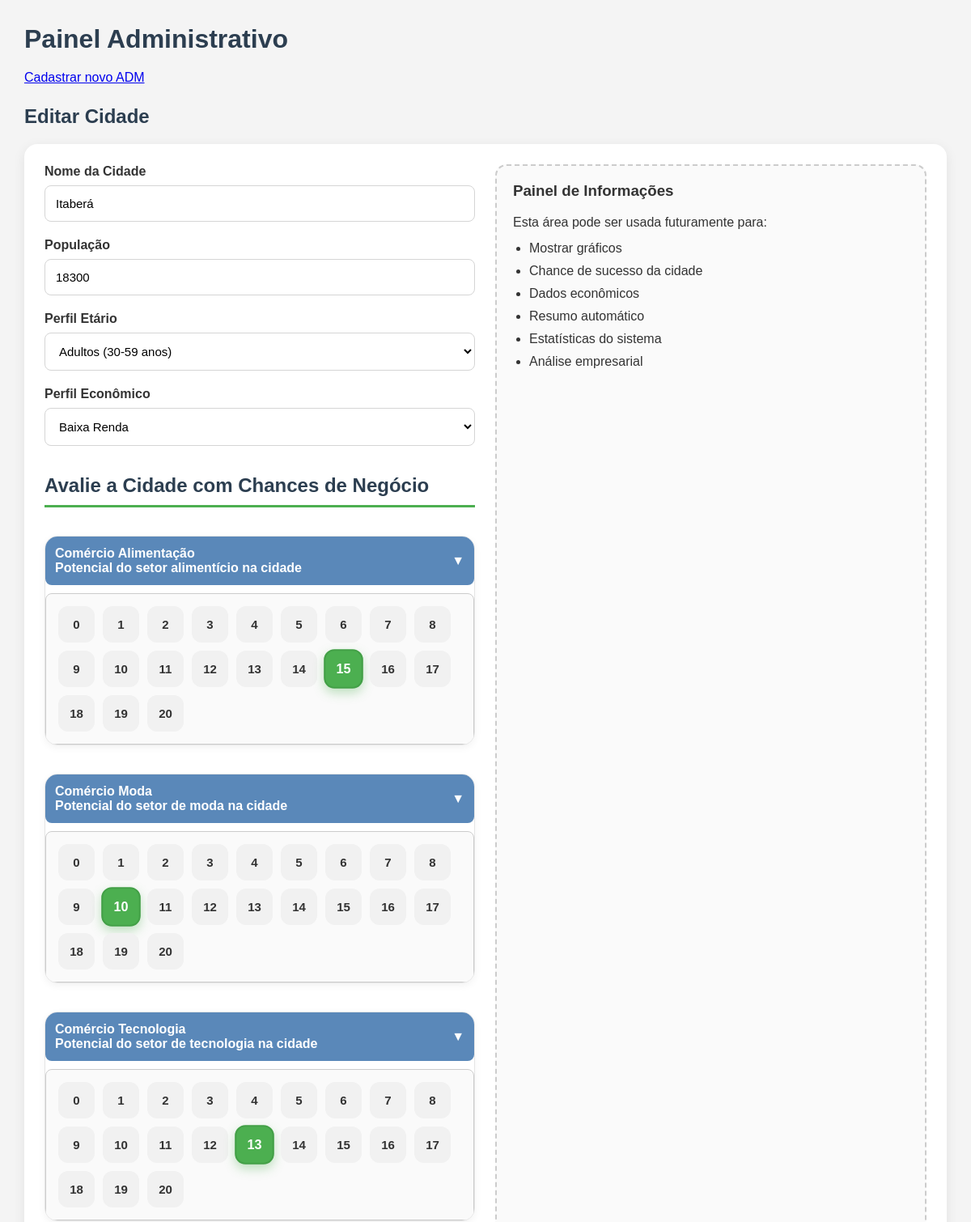
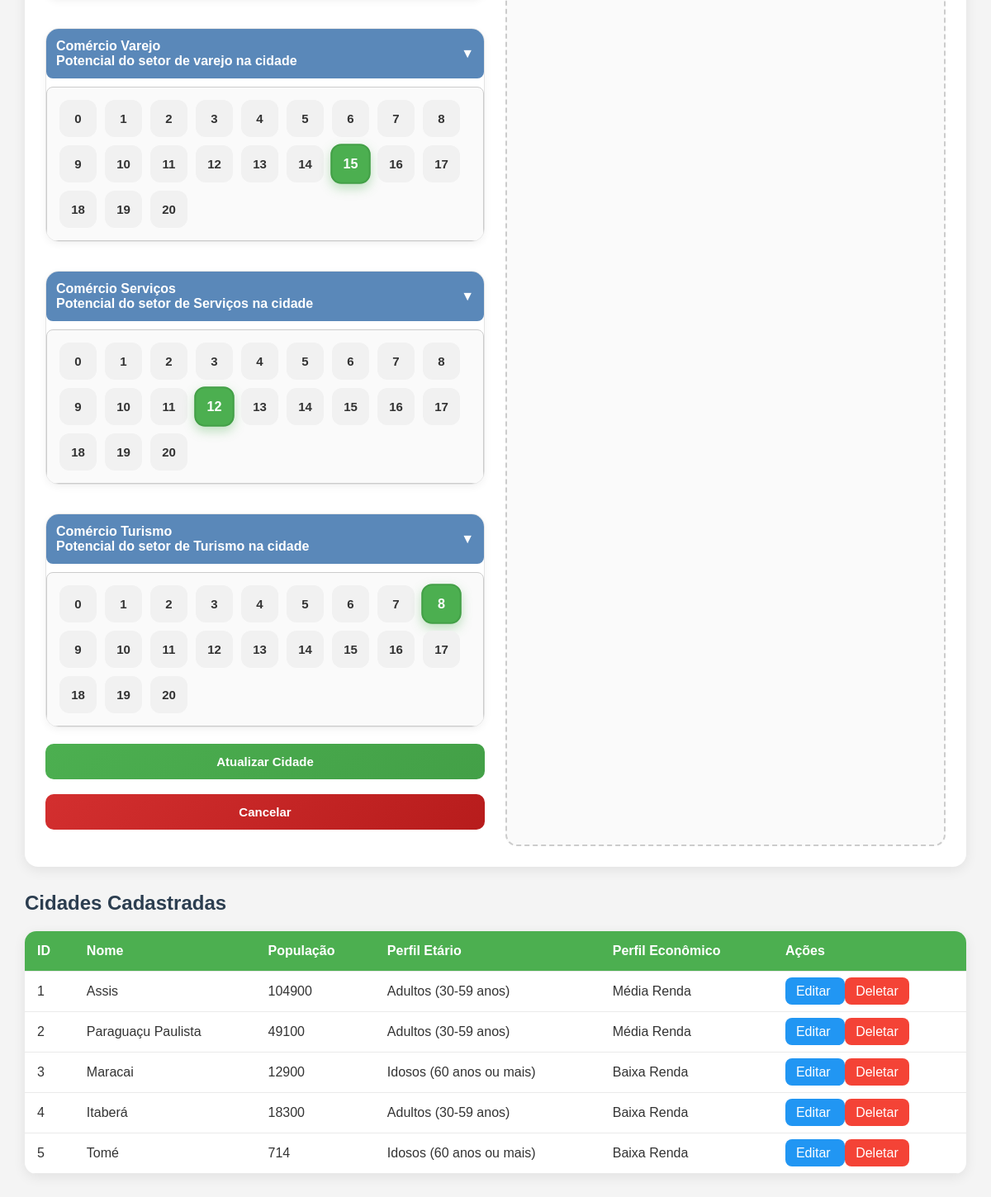
/Pages/adm/index.php?edit=4 (signed in), run on the app's committed database (2 pictures, top to bottom).
### tables this page shows
CREATE TABLE `cidades` (
  `id` int(11) NOT NULL,
  `nome` varchar(255) NOT NULL,
  `populacao_quant` int(11) NOT NULL,
  `perfil_etario` varchar(255) NOT NULL,
  `perfil_economico` varchar(255) NOT NULL,
  `comercio_alimentacao` int(11) NOT NULL,
  `comercio_moda` int(11) NOT NULL,
  `comercio_tecnologia` int(11) NOT NULL,
  `comercio_varejo` int(11) NOT NULL,
  `comercio_servicos` int(11) NOT NULL,
  `comercio_turismo` int(11) NOT NULL
);

### BE/Controller/adm/cidadeC.php (called while the page is built, shortened)
<?php
require_once __DIR__ . '/../../Model/adm/cidadeM.php';
class CidadeController {
    private $model;
    public function __construct() {
        $this->model = new CidadeModel();
    }
    public function index() {
        return $this->model->getAll();
    }
    public function edit($id) {
        return $this->model->getById($id);
    }
}

### BE/Model/adm/cidadeM.php (called while the page is built, shortened)
<?php
require_once __DIR__ . '/../../DB/Database.php';
class CidadeModel {
    private $pdo;
    public function __construct() {
        global $pdo;
        $this->pdo = $pdo;
    }
    public function getAll() {
        $stmt = $this->pdo->query("SELECT * FROM cidades");
        return $stmt->fetchAll(PDO::FETCH_ASSOC);
    }
    public function getById($id) {
        $stmt = $this->pdo->prepare("SELECT * FROM cidades WHERE id = ?");
        $stmt->execute([$id]);
        return $stmt->fetch(PDO::FETCH_ASSOC);
    }
}

### Pages/adm/index.php (the view, shortened to what this page needs)
<?php
require_once __DIR__ . '/../../BE/Controller/adm/cidadeC.php';
$controller = new CidadeController();
$cidadeEdit = null;
if (isset($_GET['edit'])) {
    $cidadeEdit = $controller->edit($_GET['edit']);
}
$cidades = $controller->index();
?>
<!DOCTYPE html>
<html lang="pt-br">
<head>
</head>
<body>
    <h1>Painel Administrativo</h1>
    <p><a href="../cadastroEMPRESA.php?cargo=ADM">Cadastrar novo ADM</a></p>
    <h2>
        <?= isset($cidadeEdit) && $cidadeEdit ? 'Editar Cidade' : 'Criar Nova Cidade' ?>
    </h2>
    <form method="POST">
        <div class="form-container">
            <div class="form-left">
                <div class="form-group">
                    <label>Nome da Cidade</label>
                    <input
                        type="text"
                        name="nome"
                        value="<?= htmlspecialchars($cidadeEdit['nome'] ?? '') ?>"
                        required>
                </div>
                <div class="form-group">
                    <label>População</label>
                    <input
                        type="number"
                        name="populacao"
                        min="1000"
                        max="5000000"
                        placeholder="0000000"
                        value="<?= htmlspecialchars($cidadeEdit['populacao_quant'] ?? '') ?>">
                    </div>
                <div class="form-group">
                    <label>Perfil Etário</label>
                    <select name="perfil_etario">
                        <option value="Adultos (30-59 anos)"
                            <?= (($cidadeEdit['perfil_etario'] ?? '') == 'Adultos (30-59 anos)') ? 'selected' : '' ?>>
                            Adultos (30-59 anos)
                        </option>
                    </select>
                </div>
                <div class="form-group">
                    <label>Perfil Econômico</label>
                    <select name="perfil_economico">
                        <option value="Baixa Renda" <?= (($cidadeEdit['perfil_economico'] ?? '') == 'Baixa Renda') ? 'selected' : '' ?>>
                            Baixa Renda
                        </option>
                    </select>
                </div>
 <h2>Avalie a Cidade com Chances de Negócio</h2>
<div name=" GERAL ">
    <div class="business-section">
        <div class="score-card">
            <button
                type="button"
                class="toggle-btn"
                onclick="toggleBox('alimentacao-box')">
                <div>
                    Comércio Alimentação
                    <div class="score-subtitle">
                        Potencial do setor alimentício na cidade
                    </div>
                </div>
                <span>▼</span>
            </button>
            <div id="alimentacao-box" class="hidden-box">
                <?php for ($i = 0; $i <= 20; $i++): ?>
                    <label class="radio-item">
                        <span><?= $i ?></span>
                    </label>
                <?php endfor; ?>
            </div>
        </div>
    </div>
    <div class="business-section">
        <div class="score-card">
            <button
                type="button"
                class="toggle-btn"
                onclick="toggleBox('moda-box')">
                <div>
                    Comércio Moda
                    <div class="score-subtitle">
                        Potencial do setor de moda na cidade
                    </div>
                </div>
                <span>▼</span>
            </button>
            <div id="moda-box" class="hidden-box">
                <?php for ($i = 0; $i <= 20; $i++): ?>
                    <label class="radio-item">
                        <span><?= $i ?></span>
                    </label>
                <?php endfor; ?>
            </div>
        </div>
    </div>
    <div class="business-section">
        <div class="score-card">
            <button
                type="button"
                class="toggle-btn"
                onclick="toggleBox('tecnologia-box')">
                <div>
                    Comércio Tecnologia
                    <div class="score-subtitle">
                        Potencial do setor de tecnologia na cidade
                    </div>
                </div>
                <span>▼</span>
            </button>
            <div id="tecnologia-box" class="hidden-box">
                <?php for ($i = 0; $i <= 20; $i++): ?>
                    <label class="radio-item">
                        <span><?= $i ?></span>
                    </label>
                <?php endfor; ?>
            </div>
        </div>
    </div>
    <div class="business-section">
        <div class="score-card">
            <button
                type="button"
                class="toggle-btn"
                onclick="toggleBox('varejo-box')">
                <div>
                    Comércio Varejo
                    <div class="score-subtitle">
                        Potencial do setor de varejo na cidade
                    </div>
                </div>
                <span>▼</span>
            </button>
            <div id="varejo-box" class="hidden-box">
                <?php for ($i = 0; $i <= 20; $i++): ?>
                    <label class="radio-item">
                        <span><?= $i ?></span>
                    </label>
                <?php endfor; ?>
            </div>
        </div>
    </div>
    <div class="business-section">
        <div class="score-card">
            <button
                type="button"
                class="toggle-btn"
                onclick="toggleBox('servicos-box')">
                <div>
                    Comércio Serviços
                    <div class="score-subtitle">
                        Potencial do setor de Serviços na cidade
                    </div>
                </div>
                <span>▼</span>
            </button>
            <div id="servicos-box" class="hidden-box">
                <?php for ($i = 0; $i <= 20; $i++): ?>
                    <label class="radio-item">
                        <span><?= $i ?></span>
                    </label>
                <?php endfor; ?>
            </div>
        </div>
    </div>
    <div class="business-section">
        <div class="score-card">
            <button
                type="button"
                class="toggle-btn"
                onclick="toggleBox('turismo-box')">
                <div>
                    Comércio Turismo
                    <div class="score-subtitle">
                        Potencial do setor de Turismo na cidade
                    </div>
                </div>
                <span>▼</span>
            </button>
            <div id="turismo-box" class="hidden-box">
                <?php for ($i = 0; $i <= 20; $i++): ?>
                    <label class="radio-item">
                        <span><?= $i ?></span>
                    </label>
                <?php endfor; ?>
            </div>
        </div>
    </div>
</div>
                <div class="form-group">
                    <?php if (isset($cidadeEdit) && $cidadeEdit): ?>
                        <button type="submit" name="update">Atualizar Cidade</button>
                       <br>
                        <button type="button" name="cancel" onclick="window.location.href='index.php'" >Cancelar</button>
                    <?php else: ?>
                        <button type="submit" name="create">Criar Cidade</button>
                    <?php endif; ?>
                </div>
            </div>
            <div class="form-right">
                <div class="info-box">
                    <h3>Painel de Informações</h3>
                    <p>
                        Esta área pode ser usada futuramente para:
                    </p>
                    <ul>
                        <li>Mostrar gráficos</li>
                        <li>Chance de sucesso da cidade</li>
                        <li>Dados econômicos</li>
                        <li>Resumo automático</li>
                        <li>Estatísticas do sistema</li>
                        <li>Análise empresarial</li>
                    </ul>
                </div>
            </div>
        </div>
    </form>
    <h2>Cidades Cadastradas</h2>
    <?php if (!empty($cidades)): ?>
        <table>
            <thead>
                <tr>
                    <th>ID</th>
                    <th>Nome</th>
                    <th>População</th>
                    <th>Perfil Etário</th>
                    <th>Perfil Econômico</th>
                    <th>Ações</th>
                </tr>
            </thead>
            <tbody>
                <?php foreach ($cidades as $cidade): ?>
                    <tr>
                        <td><?= htmlspecialchars($cidade['id']) ?></td>
                        <td><?= htmlspecialchars($cidade['nome']) ?></td>
                        <td><?= htmlspecialchars($cidade['populacao_quant']) ?></td>
                        <td><?= htmlspecialchars($cidade['perfil_etario']) ?></td>
                        <td><?= htmlspecialchars($cidade['perfil_economico']) ?></td>
                        <td>
                            <a
                                href="?edit=<?= $cidade['id'] ?>"
                                class="btn-edit">
                                Editar
                            </a>
                            <a
                                href="?delete=<?= $cidade['id'] ?>"
                                class="btn-delete"
                                onclick="return confirm('Tem certeza que deseja deletar?');">
                                Deletar
                            </a>
                        </td>
                    </tr>
                <?php endforeach; ?>
            </tbody>
        </table>
    <?php else: ?>
        <p>Nenhuma cidade cadastrada.</p>
    <?php endif; ?>
</body>
</html>

### Pages/adm/index.php (style rules this page uses)
* { margin:0; padding:0; box-sizing:border-box; }
body { font-family:Arial, sans-serif; background:#f4f4f4; padding:30px; color:#333; }
h1 { margin-bottom:20px; color:#2c3e50; }
h2 { margin-bottom:20px; margin-top:25px; color:#2c3e50; }
h3 { color:#333; }
form { background:white; padding:25px; border-radius:16px; margin-bottom:30px; box-shadow: 0 4px 15px rgba(0,0,0,0.08); }
.form-container { display:flex; gap:25px; }
.form-left { width:50%; }
.form-left h2 { margin-top:35px; padding-bottom:10px; border-bottom:3px solid #4CAF50; }
.form-right { width:50%; background:#fafafa; border-radius:14px; padding:20px; min-height:400px; border:2px dashed #ccc; }
.form-group { display:flex; flex-direction:column; margin-bottom:20px; }
.form-group label { margin-bottom:8px; font-weight:600; }
.form-group input, .form-group select { padding:13px; border-radius:8px; border:1px solid #d5d5d5; width:100%; font-size:15px; transition:0.2s ease; background:white; }
button { padding:13px 20px; border:none; border-radius:10px; cursor:pointer; color:white; font-size:15px; font-weight:600; transition:0.25s ease; }
button[name="create"], button[name="update"] { background:linear-gradient( 135deg, #4CAF50, #43a047 ); }
button[name="cancel"] { background:linear-gradient( 135deg, #d32f2f, #b71c1c ); }
table { width:100%; border-collapse:collapse; background:white; border-radius:14px; overflow:hidden; box-shadow: 0 4px 15px rgba(0,0,0,0.08); }
th { background:#4CAF50; color:white; }
th, td { padding:15px; border-bottom:1px solid #eaeaea; text-align:left; }
.btn-edit { background:#2196F3; color:white; padding:8px 13px; text-decoration:none; border-radius:8px; transition:0.2s ease; }
.btn-delete { background:#f44336; color:white; padding:8px 13px; text-decoration:none; border-radius:8px; transition:0.2s ease; }
.info-box h3 { margin-bottom:15px; }
.info-box p { margin-bottom:10px; line-height:1.6; }
.info-box ul { margin-left:20px; margin-top:10px; }
.info-box li { margin-bottom:10px; }
.business-section { margin-top:35px; }
.score-card { background:white; border:1px solid #e5e5e5; border-radius:16px; overflow:hidden; margin-bottom:20px; transition:0.25s ease; box-shadow: 0 3px 10px rgba(0,0,0,0.05); }
.toggle-btn { width:100%; border:none; background:linear-gradient( 135deg, #4CAF50, #43a047 ); color:white; padding:18px 22px; cursor:pointer; display:flex; align-items:center; justify-content:space-between; text-align:left; }
.hidden-box { display:none; padding:22px; background:#fafafa; border-top:1px solid #ececec; gap:12px; flex-wrap:wrap; }
.radio-item { position:relative; }
.radio-item span { width:45px; height:45px; border-radius:12px; display:flex; align-items:center; justify-content:center; background:#f1f1f1; border:2px solid transparent; font-weight:bold; font-size:15px; cursor:pointer; transition:0.2s ease; user-select:none; }
.radio-item input:checked + span { background:#4CAF50; color:white; border-color:#43a047; transform:scale(1.08); box-shadow: 0 5px 12px rgba(76,175,80,0.35); }
.toggle-btn { width: 100%; padding: 12px; border: none; border-radius: 8px; background: #5a88b9; color: white; font-size: 16px; cursor: pointer; transition: background-color 0.3s ease; }
.hidden-box { display: flex; margin-top: 10px; padding: 15px; border: 1px solid #ccc; border-radius: 8px; gap: 10px; flex-wrap: wrap; }
.radio-item { display: flex; align-items: center; gap: 4px; }

### data on the page
cidades: nome "Itaberá", populacao "18300", perfil_etario "Adultos (30-59 anos)", perfil_economico "Baixa Renda", id "4", populacao_quant "18300"
cidades: id "1", nome "Assis", populacao_quant "104900", perfil_etario "Adultos (30-59 anos)", perfil_economico "Média Renda"
cidades: id "2", nome "Paraguaçu Paulista", populacao_quant "49100", perfil_etario "Adultos (30-59 anos)", perfil_economico "Média Renda"
cidades: id "3", nome "Maracai", populacao_quant "12900", perfil_etario "Idosos (60 anos ou mais)", perfil_economico "Baixa Renda"
cidades: id "5", nome "Tomé", populacao_quant "714", perfil_etario "Idosos (60 anos ou mais)", perfil_economico "Baixa Renda"
